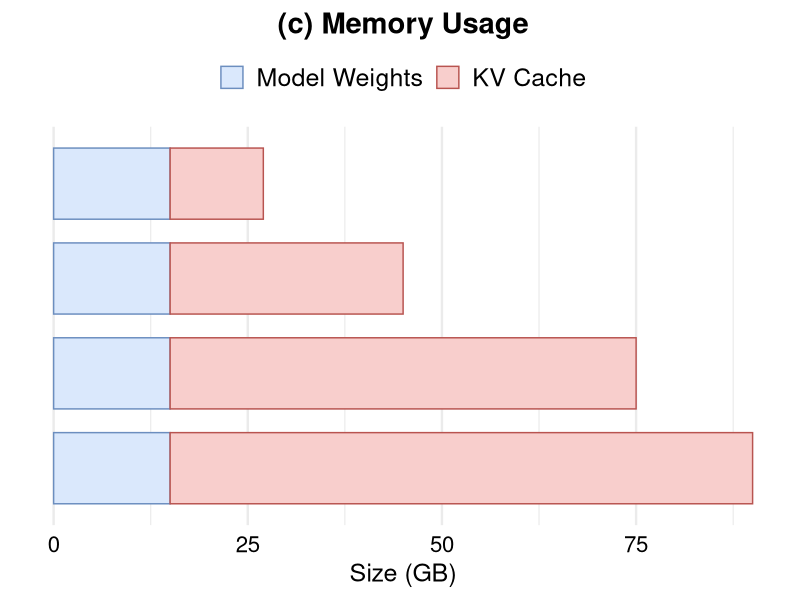

Write the R code that produced this figure.
library(tidyverse)

data <- read_csv("data/breakdown_2.csv") %>%
  mutate(
    tokens = fct_rev(fct_inorder(tokens)),
    component = fct_inorder(component)
  )

fig <- ggplot(data, aes(x = memory, y = tokens, fill = component, colour = component)) +
  geom_col(width = 0.75, position = position_stack(reverse = TRUE)) +
  scale_fill_manual(
    values = c("Model Weights" = "#DAE8FC", "KV Cache" = "#F8CECC"),
  ) +
  scale_colour_manual(
    values = c("Model Weights" = "#6C8EBF", "KV Cache" = "#B85450"),
  ) +
  labs(x = "Size (GB)", y = NULL, title = "(c) Memory Usage") +
  theme_minimal(base_size = 18) +
  theme(
    plot.title = element_text(size = 21, hjust = 0.5, face = "bold"),
    legend.position = "top",
    legend.title = element_blank(),
    legend.text = element_text(size = 18),
    axis.text.x = element_text(size = 16, colour = "black"),
    axis.text.y = element_blank(),
    panel.grid.major.y = element_blank(),
  )

ggsave("breakdown_2.pdf", fig, width = 3.7, height = 3.92, units = "in")
